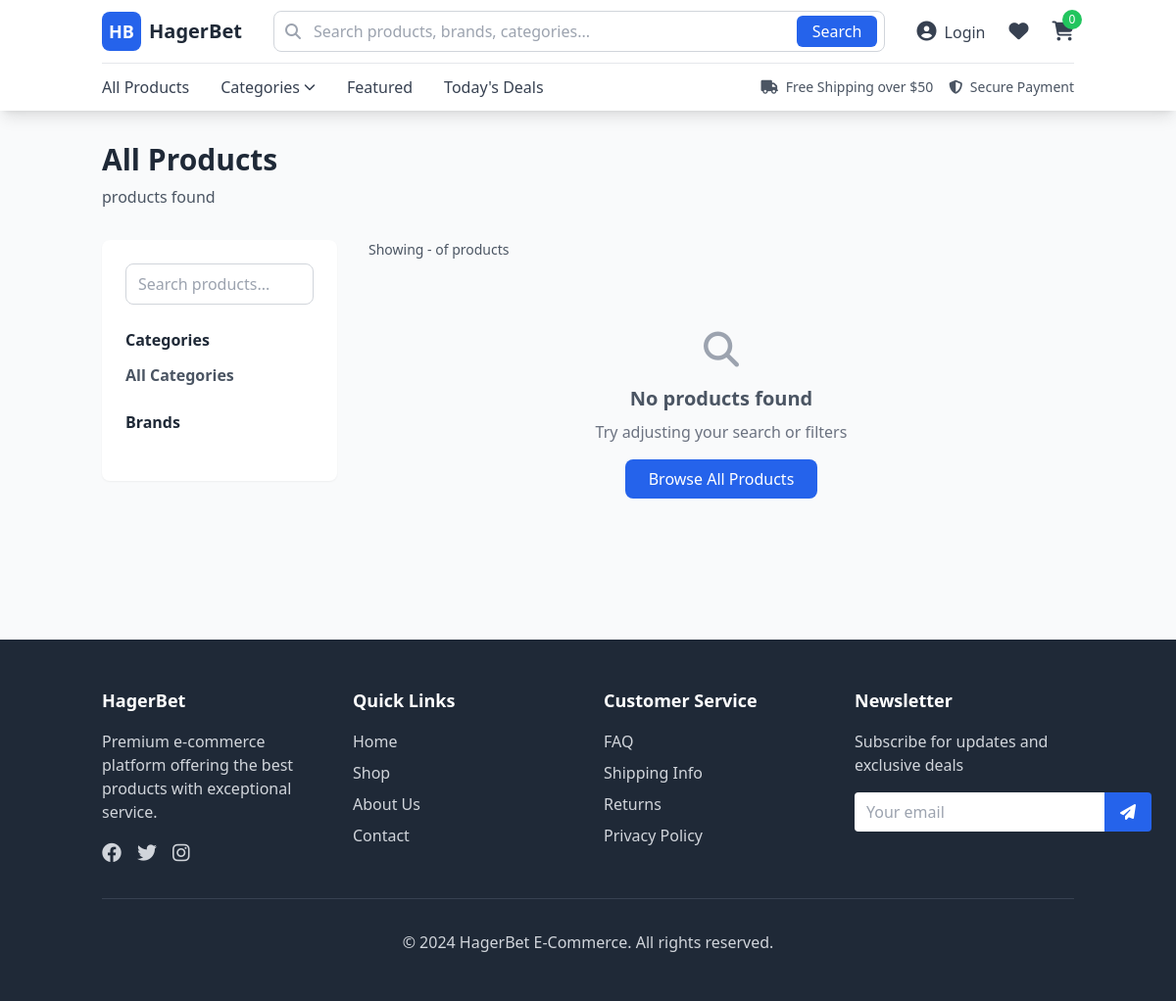
The page /api/products/ on the database as committed earlier.
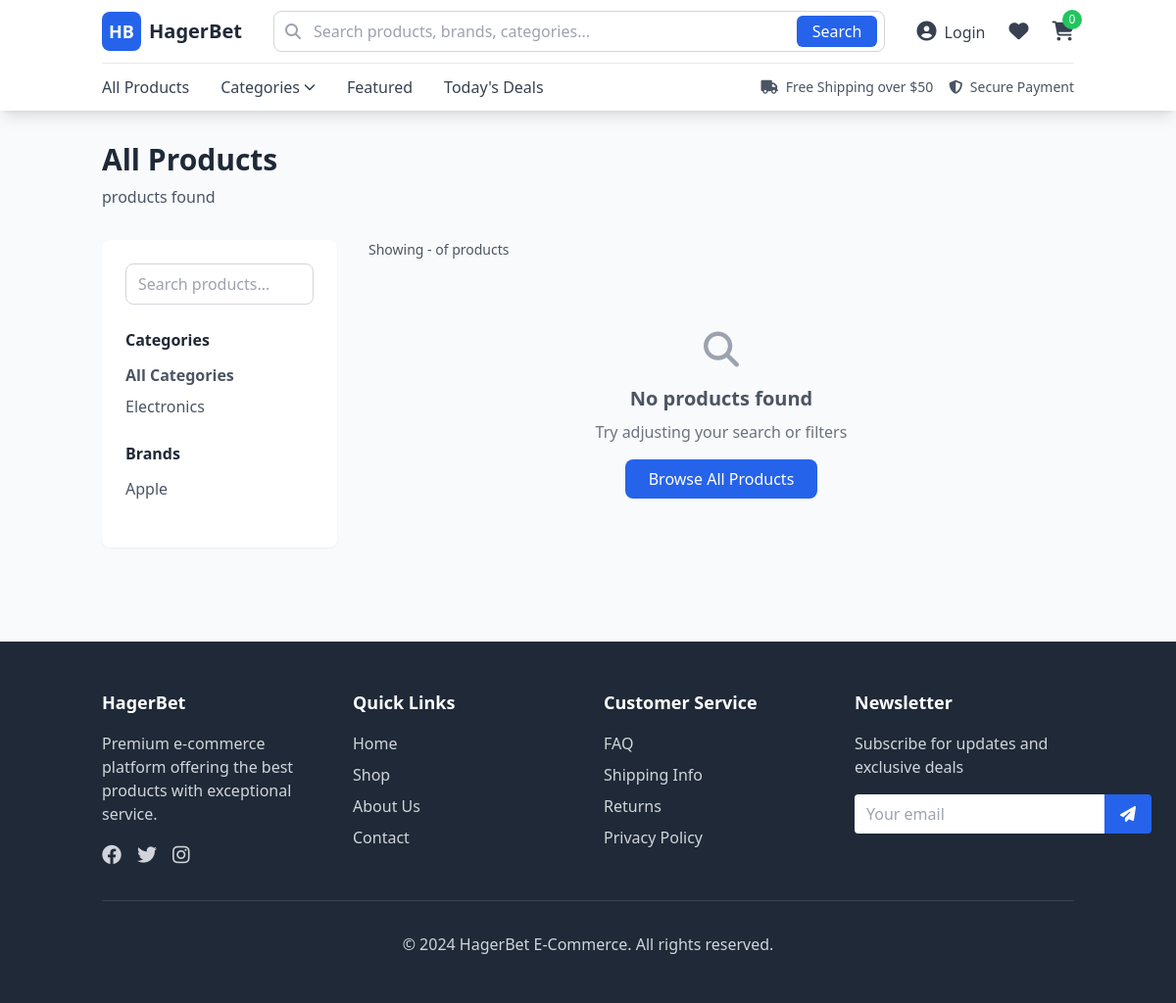
The same page on the database as committed later.
### products/models.py (models this page shows, shortened)
class Category(models.Model):
    name = models.CharField(_('category name'), max_length=100, unique=True)
    slug = models.SlugField(max_length=100, unique=True)
    description = models.TextField(_('description'), blank=True)
    parent = models.ForeignKey(
        'self',
        on_delete=models.CASCADE,
        null=True,
        blank=True,
        related_name='children'
    )
    image = models.ImageField(upload_to='categories/', blank=True, null=True)
    is_active = models.BooleanField(_('is active'), default=True)
    created_at = models.DateTimeField(auto_now_add=True)
    updated_at = models.DateTimeField(auto_now=True)
    class Meta:
        verbose_name = _('category')
        verbose_name_plural = _('categories')
        ordering = ['name']

class Brand(models.Model):
    name = models.CharField(_('brand name'), max_length=100, unique=True)
    slug = models.SlugField(max_length=100, unique=True)
    description = models.TextField(_('description'), blank=True)
    logo = models.ImageField(upload_to='brands/', blank=True, null=True)
    website = models.URLField(blank=True)
    is_active = models.BooleanField(_('is active'), default=True)
    created_at = models.DateTimeField(auto_now_add=True)
    updated_at = models.DateTimeField(auto_now=True)
    class Meta:
        verbose_name = _('brand')
        verbose_name_plural = _('brands')
        ordering = ['name']

### products/views.py (the view, shortened to what this page needs)
# urls.py: path('', views.ProductListView.as_view(), name='product_list'),
class ProductListView(ListView):
    model = Product
    template_name = 'products/product_list.html'
    context_object_name = 'products'
    paginate_by = 12
    def get_queryset(self):
        queryset = Product.objects.filter(status='published').select_related(
            'category', 'brand'
        ).prefetch_related('images')
        category_slug = self.request.GET.get('category')
        if category_slug:
            queryset = queryset.filter(category__slug=category_slug)
        brand_slug = self.request.GET.get('brand')
        if brand_slug:
            queryset = queryset.filter(brand__slug=brand_slug)
        search_query = self.request.GET.get('q')
        min_price = self.request.GET.get('min_price')
        max_price = self.request.GET.get('max_price')
        if min_price:
            queryset = queryset.filter(price__gte=min_price)
        if max_price:
            queryset = queryset.filter(price__lte=max_price)
        in_stock = self.request.GET.get('in_stock')
        if in_stock:
            queryset = queryset.filter(quantity__gt=0)
        return queryset
    def get_context_data(self, **kwargs):
        context = super().get_context_data(**kwargs)
        context['categories'] = Category.objects.filter(
            is_active=True, parent__isnull=True)
        context['brands'] = Brand.objects.filter(is_active=True)
        context['search_query'] = self.request.GET.get('q', '')
        context['selected_category'] = self.request.GET.get('category', '')
        context['selected_brand'] = self.request.GET.get('brand', '')
        return context

### products/templates/products/product_list.html (shortened to what the changed rows need)
{% extends 'base.html' %} {% load static %} {% block title %}Products - HagerBet{% endblock %} {% block content %}
<div class="container mx-auto px-4 py-8">
  <div class="mb-8">
    <h1 class="text-3xl font-bold text-gray-800 mb-2">
      {% if search_query %}Search Results for "{{ search_query }}"{% elif selected_category %}{{ selected_category|title }}{% else %}All Products{% endif %}
    </h1>
  </div>
  <div class="flex flex-col lg:flex-row gap-8">
    <div class="lg:w-1/4">
      <div class="bg-white rounded-lg shadow-sm p-6 sticky top-24">
        <div class="mb-6">
          <ul class="space-y-2">
            {% for category in categories %}
            <li>
              <a
                href="{% url 'products:product_list' %}?category={{ category.slug }}"
                class="block text-gray-600 hover:text-blue-600 {% if selected_category == category.slug %}text-blue-600 font-semibold{% endif %}"
              >
                {{ category.name }}
              </a>
            </li>
            {% endfor %}
          </ul>
        </div>
        <div class="mb-6">
          <ul class="space-y-2">
            {% for brand in brands %}
            <li>
              <a
                href="{% url 'products:product_list' %}?brand={{ brand.slug }}"
                class="block text-gray-600 hover:text-blue-600"
              >
                {{ brand.name }}
              </a>
            </li>
            {% endfor %}
          </ul>
        </div>
      </div>
    </div>
  </div>
</div>
{% endblock %}

Rows that differ between the two databases and show on the page:
added Category: name "Electronics"
added Brand: name "Apple"
